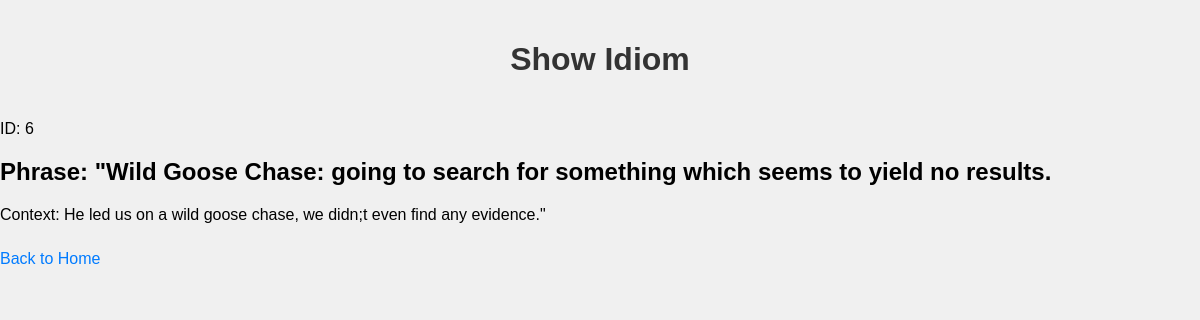
/show/6, run on an earlier commit of the app's database.
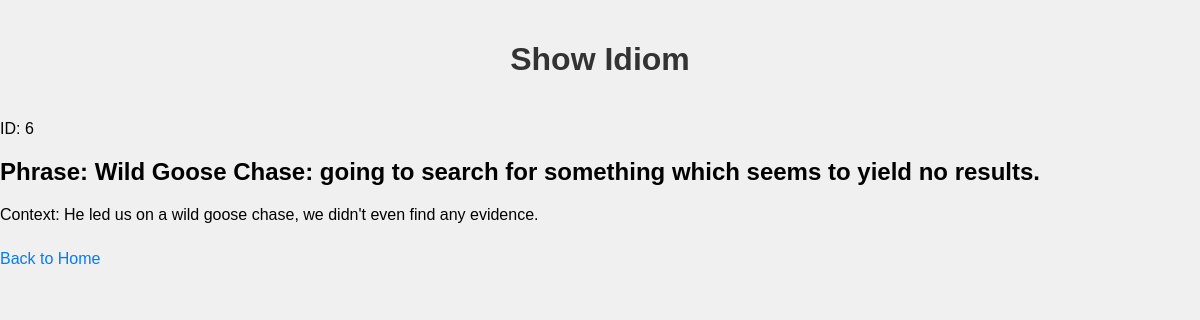
And on a later commit of the database.
### main.py (models this page shows)
class Idiom(db.Model):
    id = db.Column(db.Integer, primary_key=True)
    phrase = db.Column(db.String(80), unique=True, nullable=False)
    context = db.Column(db.String(120), nullable=False)

### main.py (the view)
@app.route('/show/<int:id>')
def show_idiom(id):
    idiom = Idiom.query.get_or_404(id)
    return render_template('show_idiom.html', idiom=idiom)

### templates/show_idiom.html (shortened to what this page needs)
<!DOCTYPE html>
<html>
    <head>
        <link rel="stylesheet" href="{{ url_for('static', filename='styles.css') }}">
    </head>
<body>
    <h1>Show Idiom</h1>
    <p>ID: {{ idiom.id }}</p>
    <h2>Phrase: {{ idiom.phrase }}</h2>
    <p>Context: {{ idiom.context }}</p>
    <a href="{{ url_for('home') }}">Back to Home</a>
</body>
</html>

### static/styles.css (style rules this page uses)
body { font-family: Arial, sans-serif; margin: 0; padding: 0; background-color: #f0f0f0; }
h1 { color: #333; text-align: center; padding: 20px 0; }
a { display: inline-block; margin: 10px 0; color: #007BFF; text-decoration: none; }

What changed in the data, as far as the page shows it:
changed Idiom id 6: phrase "\"Wild Goose Chase: going to search for something which seems to yield no results." → "Wild Goose Chase: going to search for something which seems to yield no results."; context "He led us on a wild goose chase, we didn;t even find any evidence.\"" → "He led us on a wild goose chase, we didn't even find any evidence."
